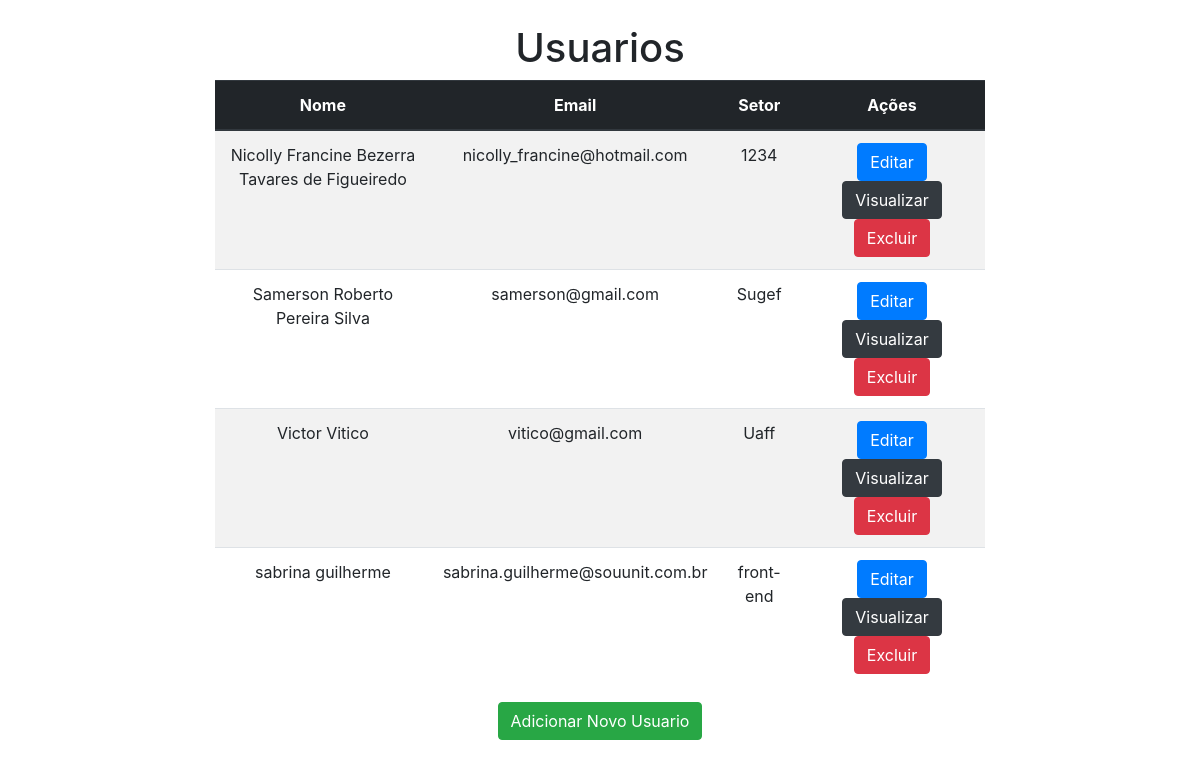
/usuarios_html/, run on an earlier commit of the app's database.
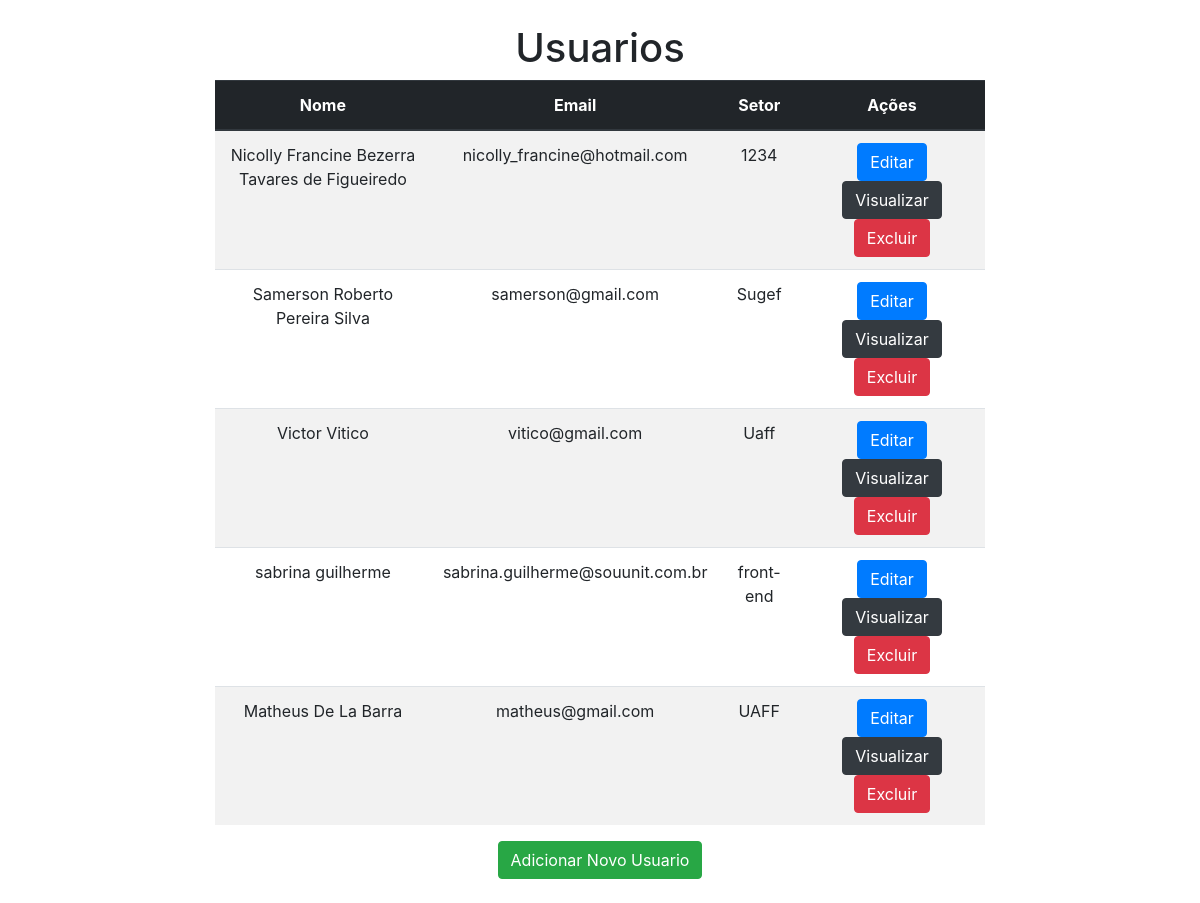
And on a later commit of the database.
### app/models.py (models this page shows, shortened)
class CadastroUsuario(models.Model):
    nome = models.CharField(max_length=100)
    email = models.EmailField(max_length=100)
    senha = models.CharField(max_length=10)
    setor = models.CharField(max_length=20)

### app/views.py (the view)
# urls.py: path("usuarios_html/", usuarios_html, name="usuarios_html"),
def usuarios_html(request):
    usuarios = CadastroUsuario.objects.all()
    return render(request, "usuarios.html", {"usuarios": usuarios})

### app/templates/usuarios.html (shortened to what this page needs)
<!DOCTYPE html>
<html lang="en">
<head>
    <link rel="stylesheet" href="https://stackpath.bootstrapcdn.com/bootstrap/4.1.3/css/bootstrap.min.css">
</head>
<body>
 <div class="col-8 m-auto pt-4 pb-4 text-center">
    <h1>Usuarios</h1>
    <table class="table table-striped">
        <thead class="thead-dark">
            <tr>
                <th scope="col">Nome</th>
                <th scope="col">Email</th>
                <th scope="col">Setor</th>
                <th scope="col">Ações</th>
            </tr>
        </thead>
        <tbody>
            {% for usuario in usuarios %}
            <tr>
                <td>{{ usuario.nome }}</td>
                <td>{{ usuario.email }}</td>
                <td>{{ usuario.setor }}</td>
                <td>
                    <a href="" class="btn btn-primary">Editar</a>
                    <a href="" class="btn btn-dark">Visualizar</a>
                    <a href="" class="btn btn-danger">Excluir</a>
                </td>
            </tr>
            {% endfor %}
        </tbody>
    </table>
        <a href="{% url 'form_cadastro_usuario' %}" class="btn btn-success">Adicionar Novo Usuario</a>
    </div>
</body>
</html>

What changed in the data, as far as the page shows it:
added CadastroUsuario: nome "Matheus De La Barra", email "matheus@gmail.com", setor "UAFF"
